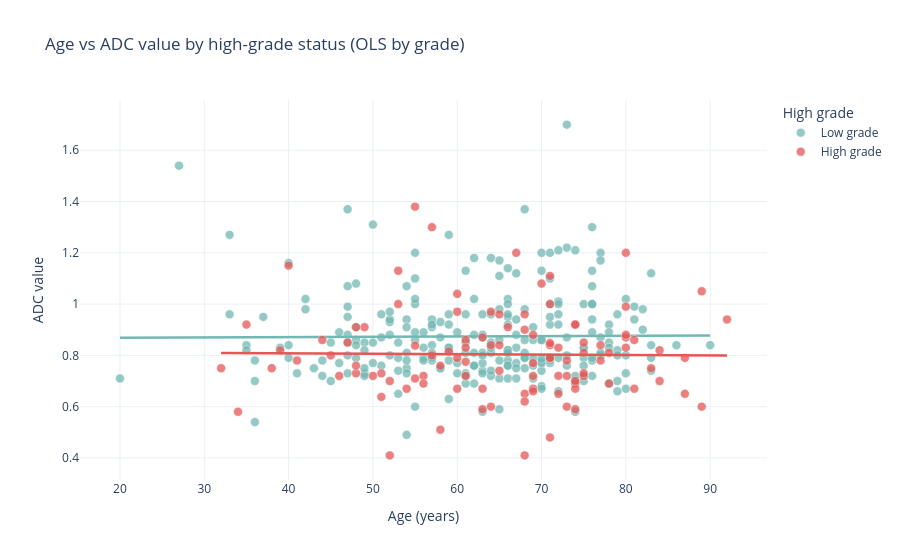

Notebook code cell kept with this figure:
### Markdown cell above
---

## 03 · Plotly — interactive scatter

✨ Age vs ADC value coloured by high-grade status — hover for patient-level detail.

<details>
<summary>Recipe — <code>plotly.express</code></summary>

- **Libs:** `plotly.express` (`pip install plotly`)
- **Pattern:** `px.scatter(df, x=, y=, color=, hover_data=, template="plotly_white")`
- **Output:** `fig.show()` renders inline in Jupyter

```python
import plotly.express as px
fig = px.scatter(df, x="age", y="adc_value", color="high_grade_label", template="plotly_white")
fig.show()
```

</details>

### Code cell
import plotly.express as px

plot_df = df.dropna(subset=["age", "adc_value"]).copy()
fig = px.scatter(
    plot_df,
    x="age",
    y="adc_value",
    color="high_grade_label",
    color_discrete_map=PALETTE,
    category_orders={"high_grade_label": GRADE_ORDER},
    hover_data=["patient_code", "tumor_volume", "max_diameter_cm"],
    opacity=0.75,
    trendline="ols",
    template="plotly_white",
    title="Age vs ADC value by high-grade status (OLS by grade)",
    labels={"age": "Age (years)", "adc_value": "ADC value", "high_grade_label": "High grade"},
)
fig.update_traces(marker=dict(size=9, line=dict(width=0.5, color="white")), selector=dict(mode="markers"))
fig.update_traces(line=dict(width=2.5), selector=dict(mode="lines"))
fig.show()

### Figure 1 — Plotly figure (JSON) as saved in the notebook; plotly's stock layout.template omitted (floating-point values rounded to 4 significant figures; data arrays with more than 128 entries replaced by an {"elided": "..."} marker saying what was removed)
{"data": [{"customdata": {"elided": "247x3 mixed values"}, "hovertemplate": "High grade=Low grade<br>Age (years)=%{x}<br>ADC value=%{y}<br>patient_code=%{customdata[0]}<br>tumor_volume=%{customdata[1]}<br>max_diameter_cm=%{customdata[2]}<extra></extra>", "legendgroup": "Low grade", "marker": {"color": "#72B7B2", "line": {"color": "white", "width": 0.5}, "opacity": 0.75, "size": 9, "symbol": "circle"}, "mode": "markers", "name": "Low grade", "orientation": "v", "showlegend": true, "type": "scatter", "x": {"elided": "247 float values"}, "xaxis": "x", "y": {"elided": "247 float values"}, "yaxis": "y"}, {"hovertemplate": "<b>OLS trendline</b><br>adc_value = 0.000135957 * age + 0.865617<br>R<sup>2</sup>=0.000099<br><br>High grade=Low grade<br>Age (years)=%{x}<br>ADC value=%{y} <b>(trend)</b><extra></extra>", "legendgroup": "Low grade", "line": {"width": 2.5}, "marker": {"color": "#72B7B2", "symbol": "circle"}, "mode": "lines", "name": "Low grade", "showlegend": false, "type": "scatter", "x": {"elided": "247 float values"}, "xaxis": "x", "y": {"elided": "247 float values"}, "yaxis": "y"}, {"customdata": {"elided": "105x3 mixed values"}, "hovertemplate": "High grade=High grade<br>Age (years)=%{x}<br>ADC value=%{y}<br>patient_code=%{customdata[0]}<br>tumor_volume=%{customdata[1]}<br>max_diameter_cm=%{customdata[2]}<extra></extra>", "legendgroup": "High grade", "marker": {"color": "#E45756", "line": {"color": "white", "width": 0.5}, "opacity": 0.75, "size": 9, "symbol": "circle"}, "mode": "markers", "name": "High grade", "orientation": "v", "showlegend": true, "type": "scatter", "x": [73.0, 74.0, 81.0, 77.0, 80.0, 49.0, 89.0, 72.0, 58.0, 80.0, 87.0, 69.0, 52.0, 68.0, 74.0, 58.0, 57.0, 34.0, 71.0, 63.0, 68.0, 75.0, 84.0, 74.0, 80.0, 71.0, 92.0, 71.0, 74.0, 69.0, 84.0, 78.0, 53.0, 61.0, 54.0, 40.0, 53.0, 69.0, 59.0, 55.0, 69.0, 32.0, 46.0, 67.0, 57.0, 48.0, 71.0, 61.0, 71.0, 45.0, 39.0, 60.0, 73.0, 63.0, 81.0, 35.0, 48.0, 68.0, 52.0, 65.0, 72.0, 51.0, 55.0, 41.0, 74.0, 83.0, 38.0, 87.0, 68.0, 78.0, 75.0, 73.0, 68.0, 55.0, 63.0, 56.0, 80.0, 71.0, 72.0, 56.0, 64.0, 75.0, 61.0, 80.0, 75.0, 66.0, 47.0, 69.0, 77.0, 60.0, 61.0, 48.0, 60.0, 74.0, 71.0, 60.0, 70.0, 51.0, 64.0, 65.0, 50.0, 65.0, 44.0, 64.0, 89.0], "xaxis": "x", "y": [0.6, 0.69, 0.67, 0.84, 0.87, 0.91, 1.05, 0.72, 0.51, 0.99, 0.79, 0.77, 0.41, 0.9, 0.92, 0.76, 1.3, 0.58, 0.79, 0.67, 0.65, 0.85, 0.82, 0.59, 1.2, 0.79, 0.94, 0.48, 0.92, 0.88, 0.7, 0.69, 1.0, 0.86, 0.67, 1.15, 1.13, 0.67, 0.815, 0.838, 0.66, 0.75, 0.72, 1.2, 0.8, 0.73, 0.84, 0.72, 0.848, 0.8, 0.82, 0.79, 0.78, 0.87, 0.86, 0.92, 0.76, 0.41, 0.7, 0.74, 0.83, 0.638, 0.71, 0.78, 0.67, 0.75, 0.75, 0.65, 0.96, 0.81, 0.72, 0.72, 0.62, 1.38, 0.59, 0.72, 0.88, 1.11, 0.65, 0.69, 0.84, 0.73, 0.83, 0.83, 0.81, 0.91, 0.85, 0.72, 0.78, 0.97, 0.775, 0.91, 0.67, 0.7, 1.0, 1.04, 1.08, 0.73, 0.97, 0.84, 0.72, 0.96, 0.86, 0.6, 0.6], "yaxis": "y"}, {"hovertemplate": "<b>OLS trendline</b><br>adc_value = -0.000159712 * age + 0.814678<br>R<sup>2</sup>=0.000157<br><br>High grade=High grade<br>Age (years)=%{x}<br>ADC value=%{y} <b>(trend)</b><extra></extra>", "legendgroup": "High grade", "line": {"width": 2.5}, "marker": {"color": "#E45756", "symbol": "circle"}, "mode": "lines", "name": "High grade", "showlegend": false, "type": "scatter", "x": [32.0, 34.0, 35.0, 38.0, 39.0, 40.0, 41.0, 44.0, 45.0, 46.0, 47.0, 48.0, 48.0, 48.0, 49.0, 50.0, 51.0, 51.0, 52.0, 52.0, 53.0, 53.0, 54.0, 55.0, 55.0, 55.0, 56.0, 56.0, 57.0, 57.0, 58.0, 58.0, 59.0, 60.0, 60.0, 60.0, 60.0, 61.0, 61.0, 61.0, 61.0, 63.0, 63.0, 63.0, 64.0, 64.0, 64.0, 65.0, 65.0, 65.0, 66.0, 67.0, 68.0, 68.0, 68.0, 68.0, 68.0, 69.0, 69.0, 69.0, 69.0, 69.0, 70.0, 71.0, 71.0, 71.0, 71.0, 71.0, 71.0, 71.0, 72.0, 72.0, 72.0, 73.0, 73.0, 73.0, 74.0, 74.0, 74.0, 74.0, 74.0, 74.0, 75.0, 75.0, 75.0, 75.0, 77.0, 77.0, 78.0, 78.0, 80.0, 80.0, 80.0, 80.0, 80.0, 81.0, 81.0, 83.0, 84.0, 84.0, 87.0, 87.0, 89.0, 89.0, 92.0], "xaxis": "x", "y": [0.8096, 0.8092, 0.8091, 0.8086, 0.8084, 0.8083, 0.8081, 0.8077, 0.8075, 0.8073, 0.8072, 0.807, 0.807, 0.807, 0.8069, 0.8067, 0.8065, 0.8065, 0.8064, 0.8064, 0.8062, 0.8062, 0.8061, 0.8059, 0.8059, 0.8059, 0.8057, 0.8057, 0.8056, 0.8056, 0.8054, 0.8054, 0.8053, 0.8051, 0.8051, 0.8051, 0.8051, 0.8049, 0.8049, 0.8049, 0.8049, 0.8046, 0.8046, 0.8046, 0.8045, 0.8045, 0.8045, 0.8043, 0.8043, 0.8043, 0.8041, 0.804, 0.8038, 0.8038, 0.8038, 0.8038, 0.8038, 0.8037, 0.8037, 0.8037, 0.8037, 0.8037, 0.8035, 0.8033, 0.8033, 0.8033, 0.8033, 0.8033, 0.8033, 0.8033, 0.8032, 0.8032, 0.8032, 0.803, 0.803, 0.803, 0.8029, 0.8029, 0.8029, 0.8029, 0.8029, 0.8029, 0.8027, 0.8027, 0.8027, 0.8027, 0.8024, 0.8024, 0.8022, 0.8022, 0.8019, 0.8019, 0.8019, 0.8019, 0.8019, 0.8017, 0.8017, 0.8014, 0.8013, 0.8013, 0.8008, 0.8008, 0.8005, 0.8005, 0.8], "yaxis": "y"}], "layout": {"legend": {"title": {"text": "High grade"}, "tracegroupgap": 0}, "title": {"text": "Age vs ADC value by high-grade status (OLS by grade)"}, "xaxis": {"anchor": "y", "domain": [0, 1], "title": {"text": "Age (years)"}}, "yaxis": {"anchor": "x", "domain": [0, 1], "title": {"text": "ADC value"}}}}
